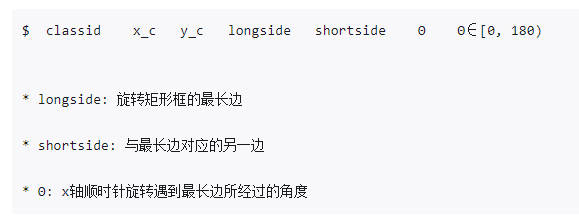
//> input picture 01. CV/02. Object-Detection/02. YOLO-OBB/02. YOLOv8-OBB/00. 分割标注转OBB标注/assets/1.jpg, 579 x 223 px
$ ./main_binary   (built with g++ and OpenCV 4)
//> lines starting //> are read from the running program, lines starting //| are printed output that depends on the picture
#include <iostream>
#include "opencv2/opencv.hpp"

using namespace cv;
using namespace std;

int main() {
    /*描述和匹配兴趣点: 二值描述子
    二值描述子主要是ORB和BRISK*/

    // 读取输入图像
    cv::Mat image1 = cv::imread("/root/study/opencv/workspace/1.jpg", 1);
//> image1 is the input picture: 223 rows x 579 cols, CV_8UC3; mean B, G, R 244.6, 243, 242.9
    cv::Mat image2 = cv::imread("/root/study/opencv/workspace/2.jpg", 1);
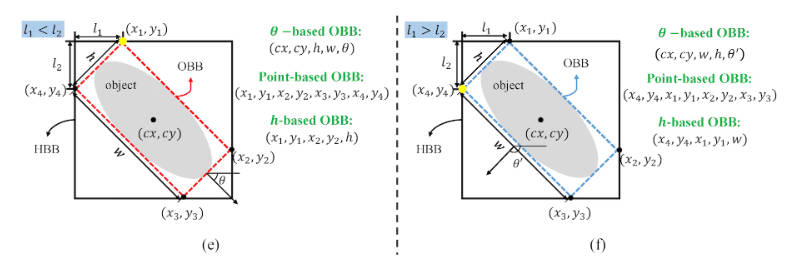
//> input picture 01. CV/02. Object-Detection/02. YOLO-OBB/02. YOLOv8-OBB/00. 分割标注转OBB标注/assets/2.jpg, 795 x 265 px
//> image2 is the input picture: 265 rows x 795 cols, CV_8UC3; mean B, G, R 241.7, 242.3, 241.3
    // 定义关键点容器和描述子
    std::vector<cv::KeyPoint> keypoints1;
    std::vector<cv::KeyPoint> keypoints2;
    cv::Mat descriptors1;
    cv::Mat descriptors2;
    // 定义特征检测器/描述子// 大约 60 个特征点
    cv::Ptr<cv::Feature2D> feature = cv::ORB::create(60);
    // 检测并描述关键点
    // 检测 ORB 特征
    feature->detectAndCompute(image1, cv::noArray(), keypoints1, descriptors1);
//> keypoints1 = 56 keypoints; strongest (x, y, size): (126, 98, 31), (178, 142, 31), (262, 143, 31), (108, 186, 31)
    feature->detectAndCompute(image2, cv::noArray(), keypoints2, descriptors2);
//> keypoints2 = 60 keypoints; strongest (x, y, size): (231, 41, 31), (462, 198, 31), (617, 150, 37.2), (234, 202, 31)
    // 构建匹配器
    cv::BFMatcher matcher(cv::NORM_HAMMING); // 二值描述子一律使用 Hamming 规范
    // 匹配两幅图像的描述子
    std::vector<cv::DMatch> matches;
    matcher.match(descriptors1, descriptors2, matches);
//> matches = 56 matches

    cv::Mat imageMatches;
    cv::drawMatches(image1, keypoints1, image2, keypoints2, matches, imageMatches);
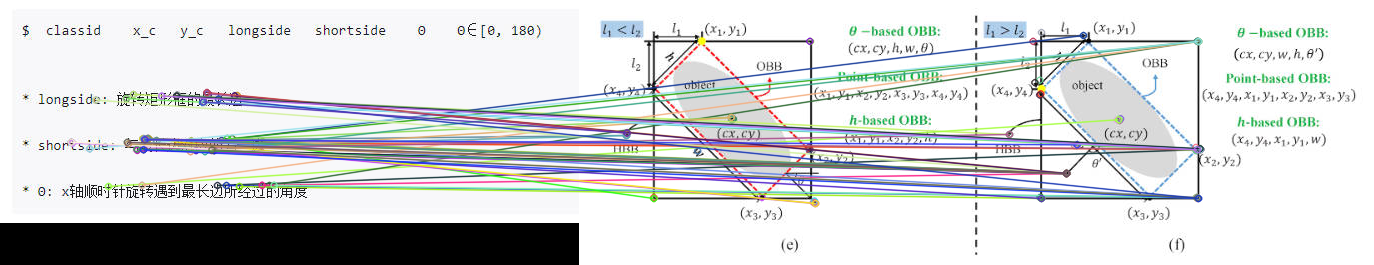
//> imageMatches: 265 rows x 1374 cols, CV_8UC3; mean B, G, R 215.2, 214.6, 212.7
    // 保存
    cv::imwrite("/root/study/opencv/workspace/matches.jpg", imageMatches);

    return 0;
}
